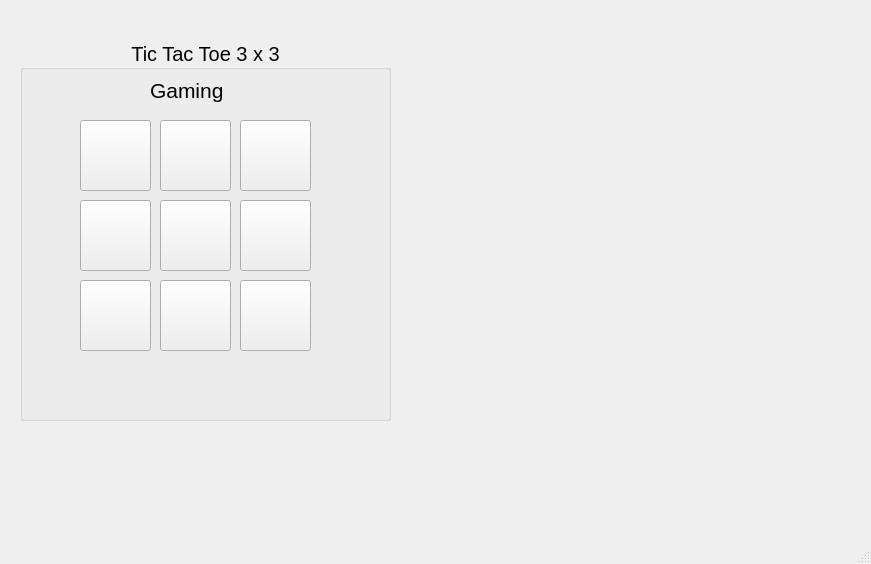
<?xml version="1.0" encoding="UTF-8"?>
<ui version="4.0">
 <class>TicTacTow</class>
 <widget class="QMainWindow" name="TicTacTow">
  <property name="geometry">
   <rect>
    <x>0</x>
    <y>0</y>
    <width>871</width>
    <height>564</height>
   </rect>
  </property>
  <property name="windowTitle">
   <string>TicTacTow</string>
  </property>
  <widget class="QWidget" name="centralwidget">
   <widget class="QGroupBox" name="groupBox">
    <property name="geometry">
     <rect>
      <x>20</x>
      <y>40</y>
      <width>371</width>
      <height>381</height>
     </rect>
    </property>
    <property name="font">
     <font>
      <pointsize>15</pointsize>
     </font>
    </property>
    <property name="title">
     <string>Tic Tac Toe 3 x 3</string>
    </property>
    <property name="alignment">
     <set>Qt::AlignmentFlag::AlignCenter</set>
    </property>
    <widget class="QLabel" name="label">
     <property name="geometry">
      <rect>
       <x>130</x>
       <y>30</y>
       <width>151</width>
       <height>41</height>
      </rect>
     </property>
     <property name="font">
      <font>
       <pointsize>16</pointsize>
       <bold>false</bold>
      </font>
     </property>
     <property name="text">
      <string>Gaming</string>
     </property>
    </widget>
    <widget class="QPushButton" name="Board01">
     <property name="geometry">
      <rect>
       <x>60</x>
       <y>80</y>
       <width>71</width>
       <height>71</height>
      </rect>
     </property>
     <property name="text">
      <string/>
     </property>
    </widget>
    <widget class="QPushButton" name="Board10">
     <property name="geometry">
      <rect>
       <x>60</x>
       <y>160</y>
       <width>71</width>
       <height>71</height>
      </rect>
     </property>
     <property name="text">
      <string/>
     </property>
    </widget>
    <widget class="QPushButton" name="Board20">
     <property name="geometry">
      <rect>
       <x>60</x>
       <y>240</y>
       <width>71</width>
       <height>71</height>
      </rect>
     </property>
     <property name="text">
      <string/>
     </property>
    </widget>
    <widget class="QPushButton" name="Board11">
     <property name="geometry">
      <rect>
       <x>140</x>
       <y>160</y>
       <width>71</width>
       <height>71</height>
      </rect>
     </property>
     <property name="text">
      <string/>
     </property>
    </widget>
    <widget class="QPushButton" name="Board12">
     <property name="geometry">
      <rect>
       <x>220</x>
       <y>160</y>
       <width>71</width>
       <height>71</height>
      </rect>
     </property>
     <property name="text">
      <string/>
     </property>
    </widget>
    <widget class="QPushButton" name="Board02">
     <property name="geometry">
      <rect>
       <x>140</x>
       <y>80</y>
       <width>71</width>
       <height>71</height>
      </rect>
     </property>
     <property name="text">
      <string/>
     </property>
    </widget>
    <widget class="QPushButton" name="Board03">
     <property name="geometry">
      <rect>
       <x>220</x>
       <y>80</y>
       <width>71</width>
       <height>71</height>
      </rect>
     </property>
     <property name="text">
      <string/>
     </property>
    </widget>
    <widget class="QPushButton" name="Board22">
     <property name="geometry">
      <rect>
       <x>220</x>
       <y>240</y>
       <width>71</width>
       <height>71</height>
      </rect>
     </property>
     <property name="text">
      <string/>
     </property>
    </widget>
    <widget class="QPushButton" name="Board21">
     <property name="geometry">
      <rect>
       <x>140</x>
       <y>240</y>
       <width>71</width>
       <height>71</height>
      </rect>
     </property>
     <property name="text">
      <string/>
     </property>
    </widget>
   </widget>
  </widget>
  <widget class="QMenuBar" name="menubar">
   <property name="geometry">
    <rect>
     <x>0</x>
     <y>0</y>
     <width>871</width>
     <height>21</height>
    </rect>
   </property>
  </widget>
  <widget class="QStatusBar" name="statusbar"/>
 </widget>
 <resources/>
 <connections/>
</ui>
